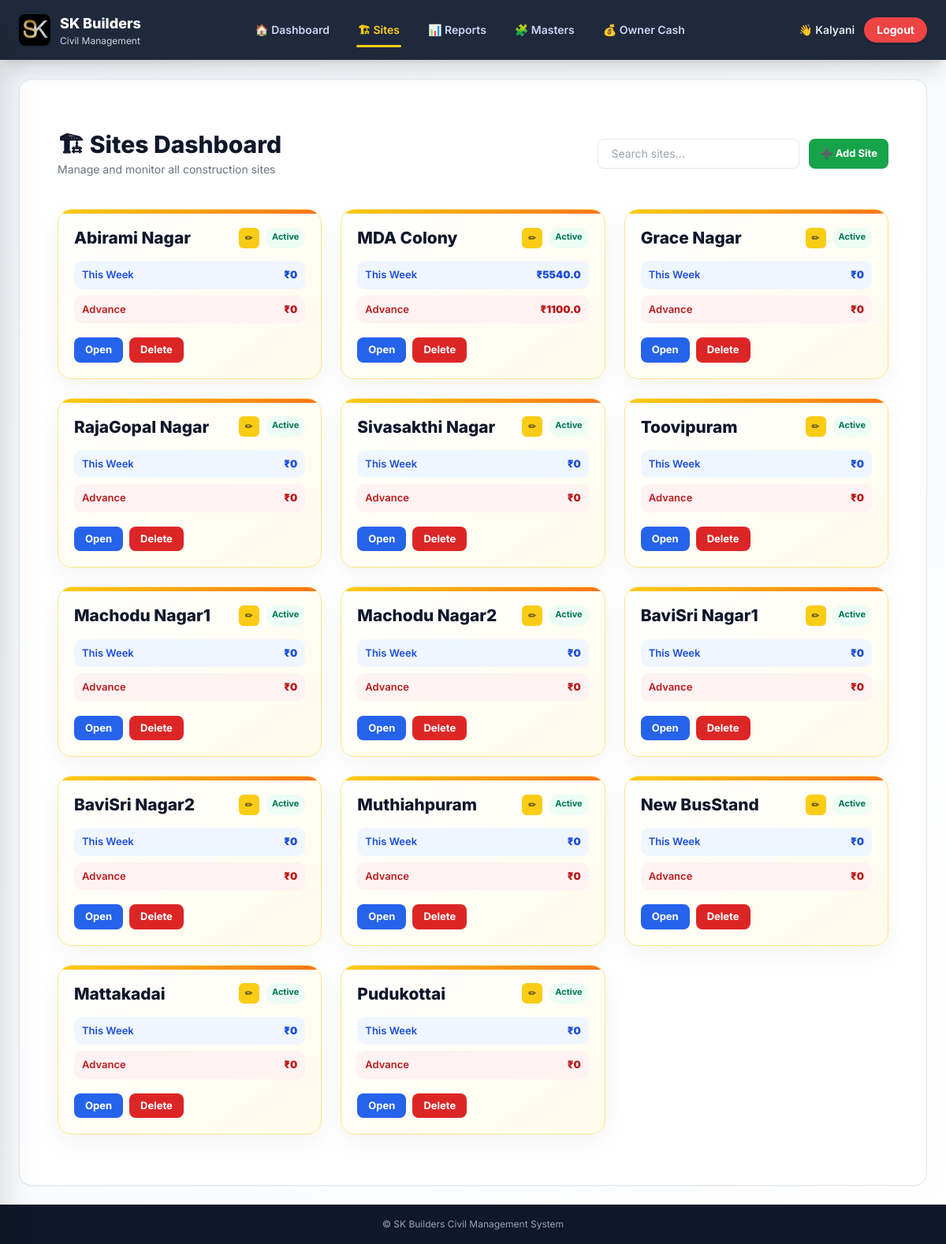
The page /sites/ (signed in) on the database its author committed.
### civil_app/models.py (models this page shows, shortened)
class Site(models.Model):
    name = models.CharField(max_length=100)
    owner = models.CharField(max_length=100, blank=True)

### civil_app/views.py (the view)
# urls.py: path("sites/", views.site_entry, name="site_entry"),
@login_required
def site_entry(request):
    today = date.today()
    days_since_sunday = (today.weekday() + 1) % 7
    week_start = today - timedelta(days=days_since_sunday)
    week_end = week_start + timedelta(days=6)
    sites = Site.objects.all()
    data = []
    for site in sites:
        civil = CivilDailyWork.objects.filter(
            site=site,
            date__range=(week_start, week_end)
        ).aggregate(
            labour=Sum("labour_amount"),
            advance=Sum("advance_amount"),
        )
        dept = DepartmentWork.objects.filter(
            site=site,
            date__range=(week_start, week_end)
        ).aggregate(
            labour=Sum("labour_amount"),
            advance=Sum("advance_amount"),
        )
        material = MaterialEntry.objects.filter(
            site=site,
            date__range=(week_start, week_end)
        ).aggregate(
            total=Sum("total"),
            advance=Sum("advance"),
        )
        expense = OtherExpense.objects.filter(
            site=site,
            date__range=(week_start, week_end)
        ).aggregate(
            total=Sum("amount")
        )
        civil_labour = civil["labour"] or 0
        civil_adv_total = civil["advance"] or 0
        dept_labour = dept["labour"] or 0
        dept_adv_total = dept["advance"] or 0
        material_total = material["total"] or 0
        material_adv_total = material["advance"] or 0
        expense_total = expense["total"] or 0
        weekly_total = (
            civil_labour +
            dept_labour +
            material_total +
            expense_total
        )
        weekly_advance = (
            civil_adv_total +
            dept_adv_total +
            material_adv_total
        )
        data.append({
            "site": site,
            "weekly_total": weekly_total,
            "weekly_advance": weekly_advance,
        })
    return render(request, "site_entry.html", {"sites": data})

### civil_app/templates/site_entry.html (shortened to what this page needs)
{% extends 'base.html' %}
{% block content %}
<div class="max-w-7xl mx-auto px-6 py-10 space-y-10 animate-fade">
<div class="flex flex-col sm:flex-row sm:items-center sm:justify-between gap-4">
<div>
<h2 class="text-3xl font-extrabold text-slate-900">🏗 Sites Dashboard</h2>
<p class="text-sm text-gray-500 mt-1">Manage and monitor all construction sites</p>
</div>
<div class="flex gap-3">
<input
id="siteSearch"
onkeyup="filterSites()"
placeholder="Search sites..."
class="w-full sm:w-64 border rounded-lg px-4 py-2 text-sm focus:ring-2 focus:ring-yellow-400 outline-none">
<button onclick="openAddSiteModal()" class="btn-add">
➕ Add Site
</button>
</div>
</div>
<div class="grid grid-cols-1 sm:grid-cols-2 lg:grid-cols-3 gap-6">
{% for row in sites %}
<div class="site-card" data-name="{{ row.site.name|lower }}">
<div class="site-header">
<div class="title">
<h3>{{ row.site.name }}</h3>
<div class="flex gap-2">
<button onclick="openEditSiteModal({{ row.site.id }}, '{{ row.site.name }}')" class="btn-edit">
✏
</button>
<span class="status">Active</span>
</div>
</div>
</div>
<div class="site-details">
<div class="metric blue">
<span>This Week</span>
<strong>₹{{ row.weekly_total|default:0 }}</strong>
</div>
<div class="metric red">
<span>Advance</span>
<strong>₹{{ row.weekly_advance|default:0 }}</strong>
</div>
<div class="actions">
<a href="/site/{{ row.site.id }}/" class="btn-primary">
Open
</a>
<form method="post"
action="/delete-site/{{ row.site.id }}/"
onsubmit="return confirm('Delete site?')">
<button type="submit" class="btn-danger">
Delete
</button>
</form>
</div>
</div>
</div>
{% endfor %}
</div>
</div>
{% endblock %}

### civil_app/templates/base.html (shortened to what this page needs)
{% load static %}
<!DOCTYPE html>
<html lang="en">
<head>
<script src="https://cdn.tailwindcss.com"></script>
</head>
<body>
<header class="bg-slate-800 text-white px-6 py-4
flex items-center justify-between
shadow-xl relative overflow-hidden">
<a href="/" class="flex items-center gap-3 hover:opacity-90 transition">
<img src="{% static 'images/logo.jpeg' %}"
class="h-9 sm:h-10 rounded-lg shadow">
<div class="leading-tight">
<h1 class="font-extrabold text-lg">SK Builders</h1>
<p class="text-xs text-slate-300">Civil Management</p>
</div>
</a>
<nav class="hidden md:flex items-center gap-8 text-sm font-semibold">
<a href="/" class="nav-top {% if request.path == '/' %}active-top{% endif %}">
🏠 Dashboard
</a>
<a href="/sites/" class="nav-top {% if '/sites' in request.path %}active-top{% endif %}">
🏗 Sites
</a>
<a href="{% url 'reports' %}" class="nav-top {% if 'reports' in request.path %}active-top{% endif %}">
📊 Reports
</a>
<a href="{% url 'masters_and_payments' %}" class="nav-top {% if 'masters' in request.path %}active-top{% endif %}">
🧩 Masters
</a>
<a href="{% url 'owner_cash_list' %}" class="nav-top {% if 'owner-cash' in request.path %}active-top{% endif %}">
💰 Owner Cash
</a>
</nav>
<div class="flex items-center gap-3">
{% if user.is_authenticated %}
<span class="text-sm font-semibold text-slate-200">
👋 {{ user.username }}
</span>
<form method="post" action="{% url 'logout' %}">
<button class="bg-red-500 hover:bg-red-600
px-4 py-1.5 rounded-full
text-sm font-bold shadow transition">
Logout
</button>
</form>
{% endif %}
</div>
</header>
<main class="flex-1 max-w-7xl mx-auto w-full
px-4 md:px-6 py-6 pb-24 md:pb-6 animate-page">
<div class="bg-white
rounded-2xl
shadow-sm
border border-slate-200
p-4 sm:p-6
min-h-[70vh]">
{% block content %}{% endblock %}
</div>
</main>
<footer class="footer">
© {{ now|date:"Y" }} SK Builders Civil Management System
</footer>
</body>
</html>

### civil_app/templates/base.html (style rules this page uses)
:root { --primary:#facc15; --primary-dark:#f59e0b; --bg:#f8fafc; --text:#0f172a; }
html { scroll-behavior:smooth; }
body { font-family:'Inter',system-ui,-apple-system; background:linear-gradient(135deg,#f1f5f9,#ffffff); min-height:100vh; display:flex; flex-direction:column; color:var(--text); }
.nav-top { position:relative; padding:6px 2px; color:#cbd5f5; transition:.2s; }
.nav-top::after { content:""; position:absolute; left:0; bottom:-6px; height:3px; width:0; background:#facc15; transition:.25s; border-radius:999px; }
.active-top { color:#facc15; }
.active-top::after { width:100%; }
.animate-page { animation:fadeIn .35s ease-out; }
.footer { background:#0f172a; color:#94a3b8; font-size:12px; text-align:center; padding:16px; margin-top:auto; }

### civil_app/templates/site_entry.html (style rules this page uses)
.btn-add { background:#16a34a; color:white; padding:8px 14px; border-radius:8px; font-weight:700; font-size:13px; }
.btn-edit { background:#facc15; padding:4px 8px; border-radius:6px; font-size:12px; }
.animate-fade { animation:fadeIn .4s ease-out; }
.site-card { position:relative; background:linear-gradient(145deg,#ffffff,#fffbeb); border-radius:18px; padding:20px; border:1px solid #fde68a; box-shadow:0 10px 30px rgba(0,0,0,.05); transition:.35s ease; display:flex; flex-direction:column; min-height:170px; overflow:hidden; }
.site-card::before { content:""; position:absolute; top:0; left:0; width:100%; height:5px; background:linear-gradient(90deg,#facc15,#f97316); }
.site-header h3 { font-size:1.3rem; font-weight:800; color:#0f172a; }
.title { display:flex; justify-content:space-between; align-items:center; }
.status { font-size:11px; background:#ecfdf5; color:#047857; padding:3px 8px; border-radius:20px; font-weight:700; }
.site-details { margin-top:14px; display:flex; flex-direction:column; gap:8px; }
.metric { display:flex; justify-content:space-between; padding:8px 10px; border-radius:10px; font-size:13px; font-weight:600; }
.metric strong { font-weight:900; }
.metric.blue { background:#eff6ff; color:#1d4ed8; }
.metric.red { background:#fef2f2; color:#b91c1c; }
.actions { margin-top:10px; display:flex; gap:8px; flex-wrap:wrap; }
.btn-primary { background:#2563eb; color:white; padding:6px 14px; border-radius:8px; font-size:13px; font-weight:700; text-decoration:none; }
.btn-danger { background:#dc2626; color:white; padding:6px 14px; border:none; border-radius:8px; font-size:13px; font-weight:700; cursor:pointer; }
.site-card { cursor:pointer; }

### rows shown on the page
Site: site.name "Abirami Nagar", weekly_total "0", weekly_advance "0"
Site: site.name "MDA Colony", weekly_total "5540.0", weekly_advance "1100.0"
Site: site.name "Grace Nagar", weekly_total "0", weekly_advance "0"
Site: site.name "RajaGopal Nagar", weekly_total "0", weekly_advance "0"
Site: site.name "Sivasakthi Nagar", weekly_total "0", weekly_advance "0"
Site: site.name "Toovipuram", weekly_total "0", weekly_advance "0"
Site: site.name "Machodu Nagar1", weekly_total "0", weekly_advance "0"
Site: site.name "Machodu Nagar2", weekly_total "0", weekly_advance "0"
Site: site.name "BaviSri Nagar1", weekly_total "0", weekly_advance "0"
Site: site.name "BaviSri Nagar2", weekly_total "0", weekly_advance "0"
Site: site.name "Muthiahpuram", weekly_total "0", weekly_advance "0"
Site: site.name "New BusStand", weekly_total "0", weekly_advance "0"
Site: site.name "Mattakadai", weekly_total "0", weekly_advance "0"
Site: site.name "Pudukottai", weekly_total "0", weekly_advance "0"

### other values the page prints
{{ user.username }} "Kalyani"
